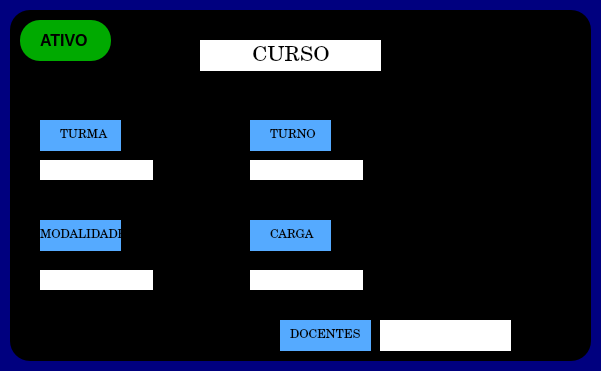
      <widget class="QWidget" name="widget_19" native="true">
       <property name="geometry">
        <rect>
         <x>1100</x>
         <y>580</y>
         <width>601</width>
         <height>371</height>
        </rect>
       </property>
       <property name="styleSheet">
        <string notr="true">background-color: rgb(0, 0, 127);
 border-radius: 20px;
</string>
       </property>
       <widget class="QPushButton" name="pushButton_5">
        <property name="geometry">
         <rect>
          <x>130</x>
          <y>920</y>
          <width>141</width>
          <height>41</height>
         </rect>
        </property>
        <property name="font">
         <font>
          <pointsize>10</pointsize>
          <weight>75</weight>
          <bold>true</bold>
         </font>
        </property>
        <property name="styleSheet">
         <string notr="true">background-color: rgb(69, 159, 255);
background-color: rgb(255, 132, 44);
    border-radius: 20px;
</string>
        </property>
        <property name="text">
         <string>CADASTRAR CURSO</string>
        </property>
       </widget>
       <widget class="QComboBox" name="comboBox_5">
        <property name="geometry">
         <rect>
          <x>50</x>
          <y>870</y>
          <width>301</width>
          <height>22</height>
         </rect>
        </property>
        <property name="styleSheet">
         <string notr="true">background-color: rgb(255, 255, 255);</string>
        </property>
       </widget>
       <widget class="QFrame" name="frame_77">
        <property name="geometry">
         <rect>
          <x>10</x>
          <y>10</y>
          <width>581</width>
          <height>351</height>
         </rect>
        </property>
        <property name="styleSheet">
         <string notr="true">background-color: rgb(0, 0, 0);</string>
        </property>
        <property name="frameShape">
         <enum>QFrame::StyledPanel</enum>
        </property>
        <property name="frameShadow">
         <enum>QFrame::Raised</enum>
        </property>
        <widget class="QFrame" name="frame_78">
         <property name="geometry">
          <rect>
           <x>10</x>
           <y>10</y>
           <width>91</width>
           <height>41</height>
          </rect>
         </property>
         <property name="styleSheet">
          <string notr="true">background-color: rgb(0, 170, 0);
    border-radius: 20px;
</string>
         </property>
         <property name="frameShape">
          <enum>QFrame::StyledPanel</enum>
         </property>
         <property name="frameShadow">
          <enum>QFrame::Raised</enum>
         </property>
         <widget class="QLabel" name="label_86">
          <property name="geometry">
           <rect>
            <x>20</x>
            <y>10</y>
            <width>61</width>
            <height>21</height>
           </rect>
          </property>
          <property name="font">
           <font>
            <pointsize>12</pointsize>
            <weight>75</weight>
            <bold>true</bold>
           </font>
          </property>
          <property name="text">
           <string>ATIVO</string>
          </property>
         </widget>
        </widget>
        <widget class="QWidget" name="widget_20" native="true">
         <property name="geometry">
          <rect>
           <x>30</x>
           <y>110</y>
           <width>81</width>
           <height>31</height>
          </rect>
         </property>
         <property name="styleSheet">
          <string notr="true">background-color: rgb(85, 170, 255);</string>
         </property>
         <widget class="QLabel" name="label_87">
          <property name="geometry">
           <rect>
            <x>20</x>
            <y>5</y>
            <width>61</width>
            <height>21</height>
           </rect>
          </property>
          <property name="font">
           <font>
            <family>Century</family>
           </font>
          </property>
          <property name="text">
           <string>TURMA</string>
          </property>
         </widget>
        </widget>
        <widget class="QWidget" name="widget_21" native="true">
         <property name="geometry">
          <rect>
           <x>30</x>
           <y>210</y>
           <width>81</width>
           <height>31</height>
          </rect>
         </property>
         <property name="styleSheet">
          <string notr="true">background-color: rgb(85, 170, 255);</string>
         </property>
         <widget class="QLabel" name="label_88">
          <property name="geometry">
           <rect>
            <x>0</x>
            <y>0</y>
            <width>81</width>
            <height>31</height>
           </rect>
          </property>
          <property name="font">
           <font>
            <family>Century</family>
           </font>
          </property>
          <property name="text">
           <string>MODALIDADE</string>
          </property>
         </widget>
        </widget>
        <widget class="QWidget" name="widget_22" native="true">
         <property name="geometry">
          <rect>
           <x>240</x>
           <y>110</y>
           <width>81</width>
           <height>31</height>
          </rect>
         </property>
         <property name="styleSheet">
          <string notr="true">background-color: rgb(85, 170, 255);</string>
         </property>
         <widget class="QLabel" name="label_89">
          <property name="geometry">
           <rect>
            <x>20</x>
            <y>5</y>
            <width>61</width>
            <height>21</height>
           </rect>
          </property>
          <property name="font">
           <font>
            <family>Century</family>
           </font>
          </property>
          <property name="text">
           <string>TURNO</string>
          </property>
         </widget>
        </widget>
        <widget class="QWidget" name="widget_26" native="true">
         <property name="geometry">
          <rect>
           <x>240</x>
           <y>210</y>
           <width>81</width>
           <height>31</height>
          </rect>
         </property>
         <property name="styleSheet">
          <string notr="true">background-color: rgb(85, 170, 255);</string>
         </property>
         <widget class="QLabel" name="label_90">
          <property name="geometry">
           <rect>
            <x>20</x>
            <y>5</y>
            <width>61</width>
            <height>21</height>
           </rect>
          </property>
          <property name="font">
           <font>
            <family>Century</family>
           </font>
          </property>
          <property name="text">
           <string>CARGA</string>
          </property>
         </widget>
        </widget>
        <widget class="QLabel" name="label_91">
         <property name="geometry">
          <rect>
           <x>190</x>
           <y>30</y>
           <width>181</width>
           <height>31</height>
          </rect>
         </property>
         <property name="font">
          <font>
           <family>Century</family>
           <pointsize>16</pointsize>
          </font>
         </property>
         <property name="styleSheet">
          <string notr="true">background-color: rgb(255, 255, 255);</string>
         </property>
         <property name="text">
          <string>         CURSO</string>
         </property>
        </widget>
        <widget class="QLineEdit" name="lineEdit_22">
         <property name="geometry">
          <rect>
           <x>30</x>
           <y>150</y>
           <width>113</width>
           <height>20</height>
          </rect>
         </property>
         <property name="styleSheet">
          <string notr="true">background-color: rgb(255, 255, 255);</string>
         </property>
        </widget>
        <widget class="QLineEdit" name="lineEdit_23">
         <property name="geometry">
          <rect>
           <x>30</x>
           <y>260</y>
           <width>113</width>
           <height>20</height>
          </rect>
         </property>
         <property name="styleSheet">
          <string notr="true">background-color: rgb(255, 255, 255);</string>
         </property>
        </widget>
        <widget class="QLineEdit" name="lineEdit_24">
         <property name="geometry">
          <rect>
           <x>240</x>
           <y>150</y>
           <width>113</width>
           <height>20</height>
          </rect>
         </property>
         <property name="styleSheet">
          <string notr="true">background-color: rgb(255, 255, 255);</string>
         </property>
        </widget>
        <widget class="QLineEdit" name="lineEdit_25">
         <property name="geometry">
          <rect>
           <x>240</x>
           <y>260</y>
           <width>113</width>
           <height>20</height>
          </rect>
         </property>
         <property name="styleSheet">
          <string notr="true">background-color: rgb(255, 255, 255);</string>
         </property>
        </widget>
        <widget class="QWidget" name="widget_27" native="true">
         <property name="geometry">
          <rect>
           <x>270</x>
           <y>310</y>
           <width>91</width>
           <height>31</height>
          </rect>
         </property>
         <property name="styleSheet">
          <string notr="true">background-color: rgb(85, 170, 255);</string>
         </property>
         <widget class="QLabel" name="label_92">
          <property name="geometry">
           <rect>
            <x>10</x>
            <y>0</y>
            <width>71</width>
            <height>31</height>
           </rect>
          </property>
          <property name="font">
           <font>
            <family>Century</family>
           </font>
          </property>
          <property name="text">
           <string>DOCENTES :</string>
          </property>
         </widget>
        </widget>
        <widget class="QLineEdit" name="lineEdit_26">
         <property name="geometry">
          <rect>
           <x>370</x>
           <y>310</y>
           <width>131</width>
           <height>31</height>
          </rect>
         </property>
         <property name="styleSheet">
          <string notr="true">background-color: rgb(255, 255, 255);</string>
         </property>
        </widget>
       </widget>
      </widget>
